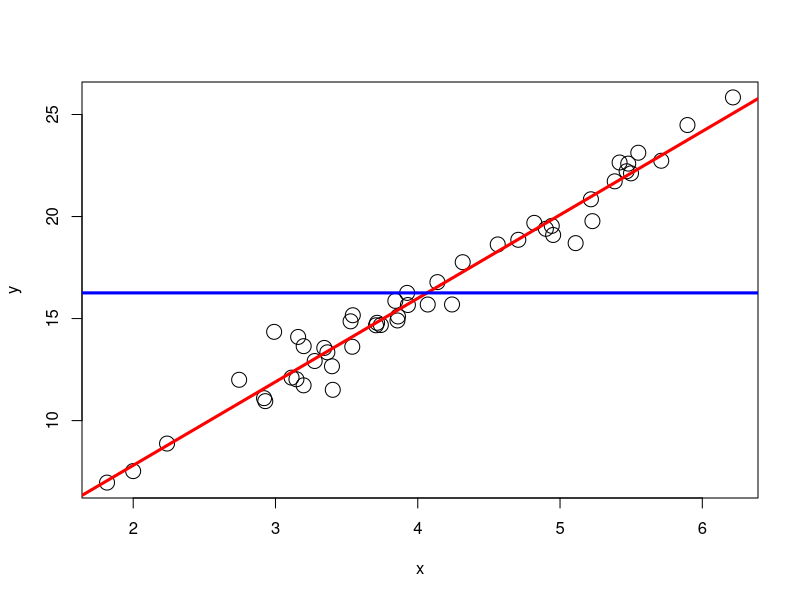

Here is the R script that generated this plot: (Note: this script raises an error after producing the figure.)
# 2i) Full, linear model
set.seed(5)
n <- 50
x <- rnorm(n,4,1)
b <- 4
y <- rnorm(n,x*b,1)

plot(x,y,cex=2)
mod.full <- glm(y~x)
mod.int <- glm(y~1)

abline(mod.full,col='red',lwd=3)
abline(mod.int,col='blue',lwd=3)

bh <- mod.full$coef
X <- cbind(1,x)
D.1 <- sum((y - X%*%bh)^2)
mod.full
D.1
pchisq(D.1,n-1)

# 2i) Intercept, linear model
bh.int <- mod.int$coef
D.0 <- sum((y-bh.int)^2)
mod.int
D.0 
pchisq(D.int,n-1)

# 2ii) Intercept, normal
norm.int <- glm(x~1)
bh.2 <- norm.int$coef
D.0.norm <- sum((x-bh.2)^2)
D.0.norm
norm.int
pchisq(D.0.norm,n-1)

# 2ii) Full, normal
xx <- seq(n,1)
norm.full <- glm(x~xx)
bh.3 <- norm.full$coef
D.1.norm <- sum((x-cbind(1,xx)%*%bh.3)^2)
norm.full
D.1.norm
pchisq(D.1.norm,n-1)

# 2b: How do the 4 models compare to the corresponding saturated models?
pchisq(D.0,n-1,lower=F) # significantly different from saturated model
pchisq(D.1,n-2,lower=F) # not significantly different from sat. model
pchisq(D.0.norm,n-1,lower=F) # not significantly different from sat. model 
pchisq(D.1.norm,n-2,lower=F) # not significantly different from sat. model

# 2c:
d.D <- D.0 - D.1
d.D.norm <- D.0.norm - D.1.norm

pchisq(d.D,1,lower=F) # Reject: slope is better
pchisq(d.D.norm,1,lower=F) # Fail to Reject: slope does not improve model

